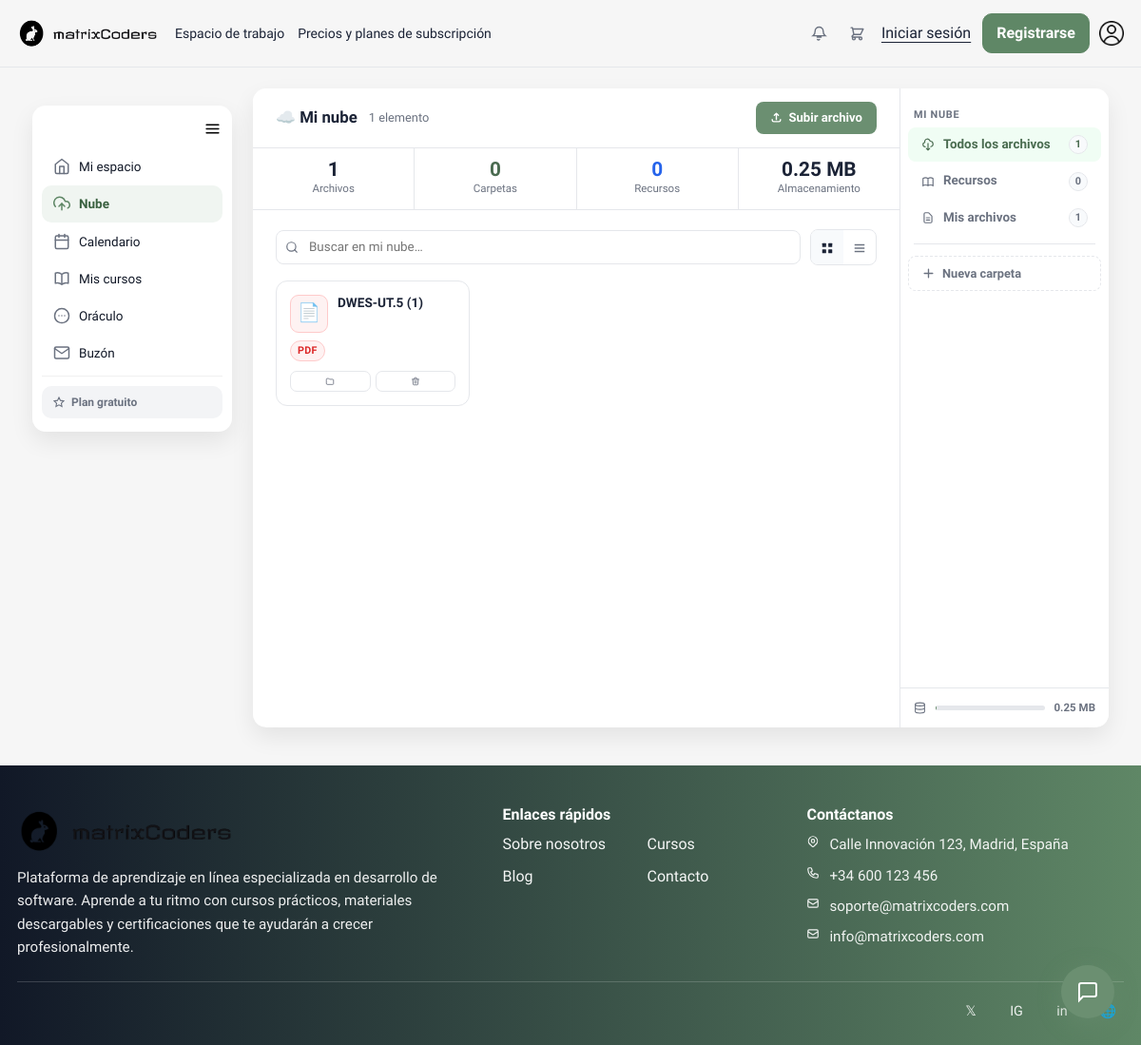
Page /index.php?url=nube (signed in) on the committed database.
### tables this page shows
CREATE TABLE documento (
    id           INTEGER PRIMARY KEY AUTOINCREMENT,
    usuario_id   INTEGER NOT NULL,
    carpeta_id   INTEGER DEFAULT NULL,
    plantilla_id INTEGER DEFAULT NULL,
    titulo       TEXT    NOT NULL,
    contenido    TEXT    DEFAULT NULL,
    estado       TEXT    NOT NULL DEFAULT 'borrador',
    destacado    INTEGER NOT NULL DEFAULT 0,
    FOREIGN KEY (usuario_id)   REFERENCES usuario(id)   ON DELETE CASCADE  ON UPDATE CASCADE,
    FOREIGN KEY (carpeta_id)   REFERENCES carpeta(id)   ON DELETE SET NULL ON UPDATE CASCADE,
    FOREIGN KEY (plantilla_id) REFERENCES plantilla(id) ON DELETE SET NULL ON UPDATE CASCADE
);

### app/controllers/DashboardController.php (called while the page is built, shortened)
<?php
require_once __DIR__ . '/../models/Carpeta.php';
require_once __DIR__ . '/../models/Documento.php';
class DashboardController
{
    public function documentos()
    {
        $usuario_id = (int)$_SESSION['usuario_id'];
        $database = new Database();
        $conexion = $database->connect();
        $carpetaModel = new Carpeta($conexion);
        $documentoModel = new Documento($conexion);
        $carpetas = $carpetaModel->obtenerConTotalesPorUsuario($usuario_id);
        $documentos = $documentoModel->obtenerConCarpetaPorUsuario($usuario_id);
        require __DIR__ . '/../views/dashboard/documentos.php';
    }
}

### app/models/Documento.php (called while the page is built, shortened)
<?php
class Documento
{
    private $db;
    public function __construct($db)
    {
        $this->db = $db;
    }
    public function obtenerConCarpetaPorUsuario(int $usuario_id): array
    {
        $stmt = $this->db->prepare(
            "SELECT d.*, c.nombre AS carpeta_nombre
             FROM documento d
             LEFT JOIN carpeta c ON c.id = d.carpeta_id
             WHERE d.usuario_id = ?
             ORDER BY d.id DESC"
        );
        $stmt->execute([$usuario_id]);
        return $stmt->fetchAll(PDO::FETCH_ASSOC);
    }
}

### app/models/Carpeta.php (called while the page is built, shortened)
<?php
class Carpeta
{
    private $db;
    public function __construct($db)
    {
        $this->db = $db;
    }
    public function obtenerConTotalesPorUsuario(int $usuario_id): array
    {
        $stmt = $this->db->prepare(
            "SELECT c.*, COUNT(d.id) AS total_documentos
             FROM carpeta c
             LEFT JOIN documento d ON d.carpeta_id = c.id
             WHERE c.usuario_id = ? AND c.padre_id IS NULL
             GROUP BY c.id, c.usuario_id, c.padre_id, c.nombre
             ORDER BY c.nombre ASC"
        );
        $stmt->execute([$usuario_id]);
        return $stmt->fetchAll(PDO::FETCH_ASSOC);
    }
}

### app/views/dashboard/documentos.php (the view, shortened to what this page needs)
<?php
$carpetas   = is_array($carpetas   ?? null) ? $carpetas   : [];
$documentos = is_array($documentos ?? null) ? $documentos : [];
$filtroCarpe = (int)($_GET['carpeta'] ?? 0);
$docsVisibles = $filtroCarpe
    ? array_filter($documentos, fn($d) => (int)($d['carpeta_id'] ?? 0) === $filtroCarpe)
    : $documentos;
$carpetaActual = $filtroCarpe
    ? (current(array_filter($carpetas, fn($c) => (int)$c['id'] === $filtroCarpe)) ?: null)
    : null;
$recursosCurso = array_filter($docsVisibles, fn($d) => str_contains($d['contenido'] ?? '', 'Recurso del curso'));
$storageUsed = 0;
foreach ($documentos as $d) {
    $cont = $d['contenido'] ?? '';
    if (preg_match('/Ruta del archivo:\s*(\S+)/i', $cont, $m)) {
        $abs = __DIR__ . '/../../../public/' . ltrim($m[1], '/');
        if (file_exists($abs)) {
            $storageUsed += filesize($abs);
        } else {
            $storageUsed += 256 * 1024;
        }
    } else {
        $storageUsed += strlen($cont);
    }
}
$storageUsedMB = max(0, round($storageUsed / 1048576, 2));
function nubeTypeInfo(array $d): array {
    $t = $d['titulo'] ?? ''; $c = $d['contenido'] ?? '';
    if (preg_match('/\.pdf/i', $c.$t))         return ['icon'=>'📄','bg'=>'#fef2f2','border'=>'#fecaca','label'=>'PDF','color'=>'#dc2626'];
    return ['icon'=>'📋','bg'=>'#f8fafc','border'=>'#e5e7eb','label'=>'Nota','color'=>'#6b7280'];
}
function nubeGetOrigName(array $d): string {
    if (preg_match('/Archivo original:\s*(.+)/i', $d['contenido'] ?? '', $m)) return trim($m[1]);
    return $d['titulo'];
}
?>
<!DOCTYPE html>
<html lang="es">
<head>
<link href="https://cdn.jsdelivr.net/npm/bootstrap@5.3.3/dist/css/bootstrap.min.css" rel="stylesheet">
<link rel="stylesheet" href="<?= BASE_URL ?>/css/header.css">
<link rel="stylesheet" href="<?= BASE_URL ?>/css/footer.css">
<link rel="stylesheet" href="<?= BASE_URL ?>/css/sidebar.css">
<link rel="stylesheet" href="<?= BASE_URL ?>/css/dashboard.css">
</head>
<body>
<?php require __DIR__ . '/../layout/header.php'; ?>
<main class="main-dashboard">
  <div class="mc-container">
    <div class="contenedor-dashboard-content">
      <?php require __DIR__ . '/../layout/sidebar.php'; ?>
      <div class="nube-shell" style="height:calc(100vh - var(--header-h,66px) - 62px);">
        <div class="nube-body">
          <div class="nube-topbar">
            <span class="nube-topbar-title">
              <?php if ($carpetaActual): ?>
                📁 <?= htmlspecialchars($carpetaActual['nombre']) ?>
              <?php elseif (($_GET['tipo'] ?? '') === 'recurso'): ?>
                🔗 Recursos de cursos
              <?php elseif (($_GET['tipo'] ?? '') === 'propio'): ?>
                📂 Mis archivos
              <?php else: ?>
                ☁️ Mi nube
              <?php endif; ?>
            </span>
            <span class="nube-topbar-sub"><?= count($docsVisibles) ?> elemento<?= count($docsVisibles) !== 1 ? 's' : '' ?></span>
            <div class="nube-topbar-actions">
              <button class="nb-btn nb-btn-primary" onclick="openModal('nmUpload')">
                <svg width="13" height="13" fill="none" stroke="currentColor" stroke-width="2.5" viewBox="0 0 24 24"><path stroke-linecap="round" d="M4 16v1a3 3 0 003 3h10a3 3 0 003-3v-1m-4-8l-4-4m0 0L8 8m4-4v12"/></svg>
                Subir archivo
              </button>
            </div>
          </div>
          <?php if (!$filtroCarpe && !($_GET['tipo'] ?? '')): ?>
          <div class="nube-stats">
            <div class="nube-stat"><div class="sv"><?= count($documentos) ?></div><div class="sl">Archivos</div></div>
            <div class="nube-stat"><div class="sv green"><?= count($carpetas) ?></div><div class="sl">Carpetas</div></div>
            <div class="nube-stat"><div class="sv blue"><?= count($recursosCurso) ?></div><div class="sl">Recursos</div></div>
            <div class="nube-stat"><div class="sv"><?= $storageUsedMB ?> MB</div><div class="sl">Almacenamiento</div></div>
          </div>
          <?php endif; ?>
          <div class="nube-content" id="nubeContent">
            <div class="nube-toolbar">
              <div class="nube-search">
                <input type="text" id="nubeSearch" placeholder="Buscar en mi nube…" oninput="filtrarNube(this.value)">
              </div>
              <div class="nube-view-toggle">
                <button class="nube-view-btn active" id="btnGrid" onclick="setView('grid')" title="Cuadrícula">
                  <svg width="14" height="14" fill="currentColor" viewBox="0 0 24 24"><rect x="3" y="3" width="7" height="7" rx="1"/><rect x="14" y="3" width="7" height="7" rx="1"/><rect x="3" y="14" width="7" height="7" rx="1"/><rect x="14" y="14" width="7" height="7" rx="1"/></svg>
                </button>
                <button class="nube-view-btn" id="btnList" onclick="setView('list')" title="Lista">
                  <svg width="14" height="14" fill="none" stroke="currentColor" stroke-width="2.5" viewBox="0 0 24 24"><line x1="3" y1="6" x2="21" y2="6"/><line x1="3" y1="12" x2="21" y2="12"/><line x1="3" y1="18" x2="21" y2="18"/></svg>
                </button>
              </div>
            </div>
            <?php if (empty($docsVisibles)): ?>
            <div class="nube-empty">
              <svg width="60" height="60" fill="none" stroke="currentColor" stroke-width="1.3" viewBox="0 0 24 24"><path stroke-linecap="round" d="M7 16a4 4 0 01-.88-7.903A5 5 0 1115.9 6L16 6a5 5 0 011 9.9M9 19l3 3m0 0l3-3m-3 3V10"/></svg>
              <h3>Sin archivos aquí todavía</h3>
              <p>Sube un archivo o guarda recursos desde tus lecciones.</p>
              <div style="display:flex;gap:10px;justify-content:center;margin-top:18px;">
                <button class="nb-btn nb-btn-primary" onclick="openModal('nmUpload')">
                  <svg width="13" height="13" fill="none" stroke="currentColor" stroke-width="2.5" viewBox="0 0 24 24"><path stroke-linecap="round" d="M4 16v1a3 3 0 003 3h10a3 3 0 003-3v-1m-4-8l-4-4m0 0L8 8m4-4v12"/></svg>
                  Subir archivo
                </button>
              </div>
            </div>
            <?php else: ?>
            <?php
            $docsRender = $docsVisibles;
            $bySection = [];
            foreach ($docsRender as $doc) {
                $sec = str_contains($doc['contenido'] ?? '', 'Recurso del curso') ? 'Recursos de cursos' : 'Mis archivos';
                $bySection[$sec][] = $doc;
            }
            ?>
            <div id="viewGrid">
              <?php foreach ($bySection as $secLabel => $secDocs): ?>
              <div class="nube-grid">
                <?php foreach ($secDocs as $doc):
                  $ti      = nubeTypeInfo($doc);
                  $orig    = nubeGetOrigName($doc);
                  $docUrl  = BASE_URL . '/index.php?url=documento&id=' . (int)$doc['id'];
                ?>
                <div class="nube-card doc-item"
                   data-nombre="<?= htmlspecialchars(strtolower($doc['titulo'] . ' ' . $orig)) ?>"
                   data-carpeta="<?= (int)($doc['carpeta_id'] ?? 0) ?>"
                   onclick="window.location='<?= $docUrl ?>'" style="cursor:pointer;">
                  <div style="display:flex;align-items:flex-start;gap:10px">
                    <div class="nube-card-icon" style="background:<?= $ti['bg'] ?>;border-color:<?= $ti['border'] ?>"><?= $ti['icon'] ?></div>
                    <div style="flex:1;min-width:0">
                      <div class="nube-card-name" title="<?= htmlspecialchars($doc['titulo']) ?>"><?= htmlspecialchars($doc['titulo']) ?></div>
                    </div>
                  </div>
                  <div class="nube-card-meta">
                    <span class="nube-card-badge" style="background:<?= $ti['bg'] ?>;color:<?= $ti['color'] ?>;border:1px solid <?= $ti['border'] ?>;"><?= $ti['label'] ?></span>
                  </div>
                  <div class="nube-card-actions" onclick="event.stopPropagation()">
                    <button type="button" class="nca" title="Mover" onclick='event.stopPropagation();openMoverModal(<?= (int)$doc['id'] ?>, "<?= htmlspecialchars(addslashes($doc['titulo'])) ?>", <?= (int)($doc['carpeta_id'] ?? 0) ?>)'>
                      <svg width="10" height="10" fill="none" stroke="currentColor" stroke-width="2" viewBox="0 0 24 24"><path stroke-linecap="round" d="M3 7a2 2 0 012-2h4l2 2h8a2 2 0 012 2v9a2 2 0 01-2 2H5a2 2 0 01-2-2z"/></svg>
                    </button>
                    <button type="button" class="nca danger" title="Eliminar" onclick="event.stopPropagation();pedirEliminarDoc(<?= (int)$doc['id'] ?>, '<?= htmlspecialchars(addslashes($doc['titulo'])) ?>')">
                      <svg width="10" height="10" fill="none" stroke="currentColor" stroke-width="2" viewBox="0 0 24 24"><path stroke-linecap="round" d="M19 7l-.867 12.142A2 2 0 0116.138 21H7.862a2 2 0 01-1.995-1.858L5 7m5 4v6m4-6v6m1-10V4a1 1 0 00-1-1h-4a1 1 0 00-1 1v3M4 7h16"/></svg>
                    </button>
                  </div>
                </div>
                <?php endforeach; ?>
              </div>
              <?php endforeach; ?>
            </div>
            <?php endif; ?>
          </div>
        </div>
        <aside class="nube-sidebar">
          <div class="ns-section" style="padding-top:20px;">Mi nube</div>
          <a href="<?= BASE_URL ?>/index.php?url=nube" class="ns-link <?= !$filtroCarpe && !($_GET['tipo'] ?? '') ? 'active' : '' ?>">
            <svg width="14" height="14" fill="none" stroke="currentColor" stroke-width="2" viewBox="0 0 24 24"><path stroke-linecap="round" d="M7 16a4 4 0 01-.88-7.903A5 5 0 1115.9 6L16 6a5 5 0 011 9.9M9 19l3 3m0 0l3-3m-3 3V10"/></svg>
            Todos los archivos
            <span class="ns-count"><?= count($documentos) ?></span>
          </a>
          <a href="<?= BASE_URL ?>/index.php?url=nube&tipo=recurso" class="ns-link <?= ($_GET['tipo'] ?? '') === 'recurso' ? 'active' : '' ?>">
            Recursos
            <span class="ns-count"><?= count(array_filter($documentos, fn($d) => str_contains($d['contenido'] ?? '', 'Recurso del curso'))) ?></span>
          </a>
          <a href="<?= BASE_URL ?>/index.php?url=nube&tipo=propio" class="ns-link <?= ($_GET['tipo'] ?? '') === 'propio' ? 'active' : '' ?>">
            <svg width="14" height="14" fill="none" stroke="currentColor" stroke-width="2" viewBox="0 0 24 24"><path stroke-linecap="round" d="M9 12h6m-6 4h6m2 5H7a2 2 0 01-2-2V5a2 2 0 012-2h5.586a1 1 0 01.707.293l5.414 5.414a1 1 0 01.293.707V19a2 2 0 01-2 2z"/></svg>
            Mis archivos
            <span class="ns-count"><?= count(array_filter($documentos, fn($d) => !str_contains($d['contenido'] ?? '', 'Recurso del curso'))) ?></span>
          </a>
          <div class="ns-divider"></div>
          <button class="ns-new-folder" onclick="openModal('nmCarpeta')">
            <svg width="13" height="13" fill="none" stroke="currentColor" stroke-width="2.5" viewBox="0 0 24 24"><path stroke-linecap="round" d="M12 4v16m8-8H4"/></svg>
            Nueva carpeta
          </button>
          <div class="nube-storage">
            <svg width="13" height="13" fill="none" stroke="var(--muted)" stroke-width="2" viewBox="0 0 24 24"><ellipse cx="12" cy="5" rx="9" ry="3"/><path stroke-linecap="round" d="M21 12c0 1.657-4.03 3-9 3s-9-1.343-9-3M3 5v14c0 1.657 4.03 3 9 3s9-1.343 9-3V5"/></svg>
            <div class="nube-storage-bar"><div class="nube-storage-fill" style="width:<?= min(100, $storageUsedMB * 2) ?>%"></div></div>
            <span class="nube-storage-lbl"><?= $storageUsedMB ?> MB</span>
          </div>
        </aside>
      </div>
    </div>
  </div>
</main>
<?php require __DIR__ . '/../layout/footer.php'; ?>
</body>
</html>

### public/css/header.css (style rules this page uses)
:root { --mc-green: #6B8F71; --mc-dark: #1B2336; --mc-text: #1B2336; --mc-muted: #6b7280; --mc-bg: #ffffff; --mc-border: #e5e7eb; }

### public/css/footer.css (style rules this page uses)
:root { --mc-green: #6B8F71; --mc-dark: #1B2336; --mc-footer: #1D1E18; --mc-border-soft: rgba(255, 255, 255, .18); }

### public/css/sidebar.css (style rules this page uses)
:root { --sb-w: 210px; --sb-w-c: 52px; --sb-ease: .2s cubic-bezier(.4,0,.2,1); }

### public/css/dashboard.css (style rules this page uses)
:root { --mc-bg: #f6f6f6; --mc-card: #ffffff; --mc-dark: #111827; --mc-muted: #6b7280; --mc-border: #e5e7eb; --mc-shadow: 0 10px 25px rgba(0, 0, 0, .08); --mc-green: #5f8766; --mc-danger: #ef4444; }
* { box-sizing: border-box; }
body { margin: 0; font-family: 'Saira', sans-serif; }
.mc-container { max-width: 1280px; margin: 0 auto; padding: 0 18px; }
.main-dashboard { background: var(--mc-bg); padding: 22px 0 40px; overflow-x: hidden; }
.contenedor-dashboard-content { display: grid; grid-template-columns: var(--sb-w, 200px) minmax(0, 1fr); gap: 18px; align-items: start; width: 100%; transition: grid-template-columns .2s cubic-bezier(.4,0,.2,1); }
@media (max-width:1200px) { .contenedor-dashboard-content { grid-template-columns: 228px minmax(0, 1fr); } }
.mc-container { max-width: 1220px; margin: 0 auto; padding: 0 24px; }
.contenedor-dashboard-content { grid-template-columns: 228px minmax(0, 1fr); }
@media (max-width:1200px) { .mc-container { max-width: 1180px; } }
@media (max-width:1200px) { .contenedor-dashboard-content { grid-template-columns: 214px minmax(0, 1fr); } }

### rows in the picture
documento: contenido "0", icon "📄", titulo "DWES-UT.5 (1)", label "PDF", contenido "1"

### other values in the picture
PlanHelper::etiqueta($planActivo) "Plan gratuito"
count($docsVisibles) "1"
count($documentos) "1"
count($carpetas) "0"
$storageUsedMB "0.25"
